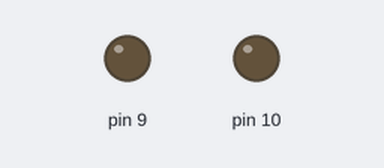
Bench run of a sketch on a simulated Arduino Uno, built with avr-gcc and run on an emulated ATmega328P. Shown: output pins drawn as LEDs (lit = HIGH). Pins used as bus, display or sensor lines are not drawn.

Above: at 0.15 s.
Timing chart, 0 to 0.8 s (numbered marks = the images above):
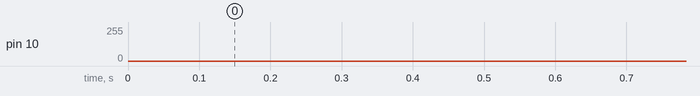

The sketch:

test-code.ino
```cpp
#include <avr/io.h>
#include <avr/interrupt.h>

// Look up tables with 200 entries each, normalised to have max value of 1600 which is the period of the PWM loaded into register ICR1.
int lookUp1[] = {50 ,100 ,151 ,201 ,250 ,300 ,349 ,398 ,446 ,494 ,542 ,589 ,635 ,681 ,726 ,771 ,814 ,857 ,899 ,940 ,981 ,1020 ,1058 ,1095 ,1131 ,1166 ,1200 ,1233 ,1264 ,1294 ,1323 ,1351 ,1377 ,1402 ,1426 ,1448 ,1468 ,1488 ,1505 ,1522 ,1536 ,1550 ,1561 ,1572 ,1580 ,1587 ,1593 ,1597 ,1599 ,1600 ,1599 ,1597 ,1593 ,1587 ,1580 ,1572 ,1561 ,1550 ,1536 ,1522 ,1505 ,1488 ,1468 ,1448 ,1426 ,1402 ,1377 ,1351 ,1323 ,1294 ,1264 ,1233 ,1200 ,1166 ,1131 ,1095 ,1058 ,1020 ,981 ,940 ,899 ,857 ,814 ,771 ,726 ,681 ,635 ,589 ,542 ,494 ,446 ,398 ,349 ,300 ,250 ,201 ,151 ,100 ,50 ,0 ,0 ,0 ,0 ,0 ,0 ,0 ,0 ,0 ,0 ,0 ,0 ,0 ,0 ,0 ,0 ,0 ,0 ,0 ,0 ,0 ,0 ,0 ,0 ,0 ,0 ,0 ,0 ,0 ,0 ,0 ,0 ,0 ,0 ,0 ,0 ,0 ,0 ,0 ,0 ,0 ,0 ,0 ,0 ,0 ,0 ,0 ,0 ,0 ,0 ,0 ,0 ,0 ,0 ,0 ,0 ,0 ,0 ,0 ,0 ,0 ,0 ,0 ,0 ,0 ,0 ,0 ,0 ,0 ,0 ,0 ,0 ,0 ,0 ,0 ,0 ,0 ,0 ,0 ,0 ,0 ,0 ,0 ,0 ,0 ,0 ,0 ,0 ,0 ,0 ,0 ,0 ,0 ,0 ,0 ,0 ,0 ,0 ,0 ,0 ,0};
int lookUp2[] = {0 ,0 ,0 ,0 ,0 ,0 ,0 ,0 ,0 ,0 ,0 ,0 ,0 ,0 ,0 ,0 ,0 ,0 ,0 ,0 ,0 ,0 ,0 ,0 ,0 ,0 ,0 ,0 ,0 ,0 ,0 ,0 ,0 ,0 ,0 ,0 ,0 ,0 ,0 ,0 ,0 ,0 ,0 ,0 ,0 ,0 ,0 ,0 ,0 ,0 ,0 ,0 ,0 ,0 ,0 ,0 ,0 ,0 ,0 ,0 ,0 ,0 ,0 ,0 ,0 ,0 ,0 ,0 ,0 ,0 ,0 ,0 ,0 ,0 ,0 ,0 ,0 ,0 ,0 ,0 ,0 ,0 ,0 ,0 ,0 ,0 ,0 ,0 ,0 ,0 ,0 ,0 ,0 ,0 ,0 ,0 ,0 ,0 ,0 ,0 ,50 ,100 ,151 ,201 ,250 ,300 ,349 ,398 ,446 ,494 ,542 ,589 ,635 ,681 ,726 ,771 ,814 ,857 ,899 ,940 ,981 ,1020 ,1058 ,1095 ,1131 ,1166 ,1200 ,1233 ,1264 ,1294 ,1323 ,1351 ,1377 ,1402 ,1426 ,1448 ,1468 ,1488 ,1505 ,1522 ,1536 ,1550 ,1561 ,1572 ,1580 ,1587 ,1593 ,1597 ,1599 ,1600 ,1599 ,1597 ,1593 ,1587 ,1580 ,1572 ,1561 ,1550 ,1536 ,1522 ,1505 ,1488 ,1468 ,1448 ,1426 ,1402 ,1377 ,1351 ,1323 ,1294 ,1264 ,1233 ,1200 ,1166 ,1131 ,1095 ,1058 ,1020 ,981 ,940 ,899 ,857 ,814 ,771 ,726 ,681 ,635 ,589 ,542 ,494 ,446 ,398 ,349 ,300 ,250 ,201 ,151 ,100 ,50 ,0};

void setup(){
    // Register initilisation, see datasheet for more detail.
    TCCR1A = 0b10100010;
       /*10 clear on match, set at BOTTOM for compA.
         10 clear on match, set at BOTTOM for compB.
         00
         10 WGM1 1:0 for waveform 15.
       */
    TCCR1B = 0b00011001;
       /*000
         11 WGM1 3:2 for waveform 15.
         001 no prescale on the counter.
       */
    TIMSK1 = 0b00000001;
       /*0000000
         1 TOV1 Flag interrupt enable.
       */
    ICR1   = 1600;     // Period for 16MHz crystal, for a switching frequency of 100KHz for 200 subdevisions per 50Hz sin wave cycle.
    sei();             // Enable global interrupts.
    DDRB = 0b00000110; // Set PB1 and PB2 as outputs.
    pinMode(13,OUTPUT); // Pin13 is just for trigger, do not affect the functionality
}

void loop(){;}

// Interrupt Service Routine
ISR(TIMER1_OVF_vect){
    static int num;
    static char trig;
    // change duty-cycle every period.
    OCR1A = lookUp1[num];
    OCR1B = lookUp2[num];

    if(++num >= 200){ // Pre-increment num then check it's below 200.
       num = 0;       // Reset num.
       trig = trig^0b00000001;
       digitalWrite(13,trig);
     }
}
```
